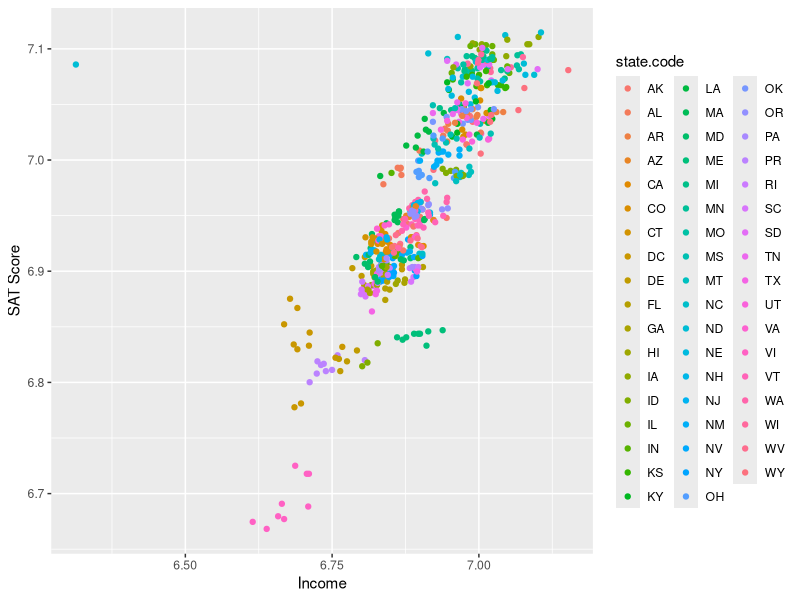
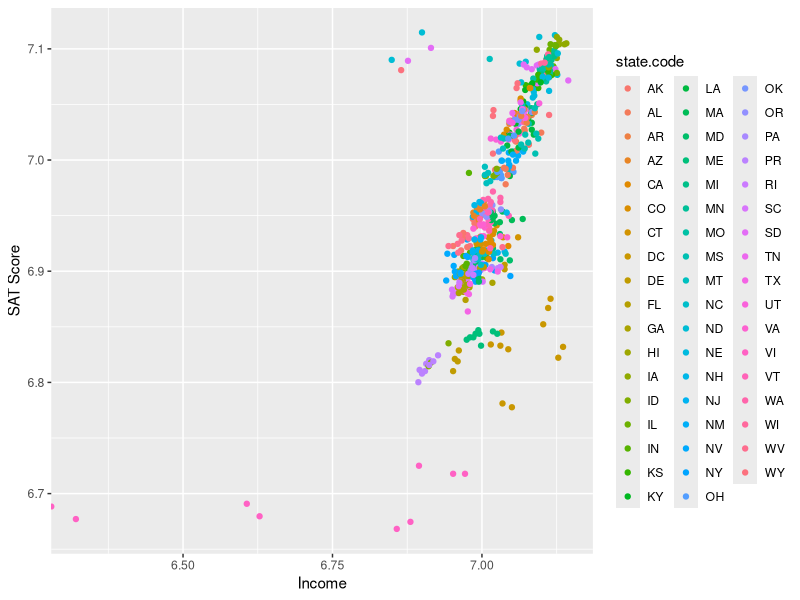
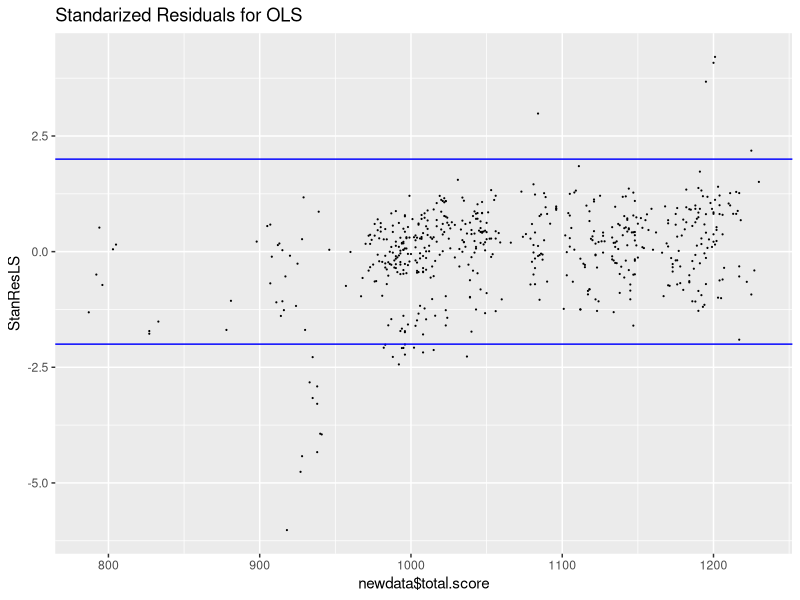

Write R code to recreate these figures, in order.
## ---- chunk 1

library(tidyverse)
school_scores_data_clean <- read_csv("school_scores_data_clean.csv")

colnames(school_scores_data_clean) <- c('year', 'state.code', 'state.name', 'total.math', 'total.testtakers', 'total.verbal', 'arts.music.avggpa', 'arts.music.avgyears', 'english.avggpa', 'english.avgyears', 'foreign.languages.avggpa', 'foreign.languages.avgyears', 'mathematics.avggpa', 'mathematics.avgyears', 'natural.sciences.avggpa', 'natural.sciences.avgyears', 'social.sciences.history.avggpa', 'social.sciences.history.avgyears', 'income.between.20.40k.math', 'income.between.20.40k.testtakers','income.between.20.40k.verbal', 'income.between.40.60k.math', 'income.between.40.60k.testtakers', 'income.between.40.60k.verbal', 'income.between.60.80k.math', 'income.between.60.80k.testtakers','income.between.60.80k.verbal', 'income.between.80.100k.math','income.between.80.100k.testtakers', 'income.between.80.100k.verbal', 'income.less.than.20k.math', 'income.less.than.20k.testtakers', 'income.less.than.20k.verbal', 'income.more.than.100k.math', 'income.more.than.100k.testtakers', 'income.more.than.100k.verbal', 'gpa.aminus.math', 'gpa.aminus.testtakers', 'gpa.aminus.verbal', 'gpa.aplus.math', 'gpa.aplus.testtakers', 'gpa.aplus.verbal', 'gpa.a.math', 'gpa.a.testtakers', 'gpa.a.verbal', 'gpa.b.math', 'gpa.b.testtakers', 'gpa.b.verbal', 'gpa.c.math', 'gpa.c.testtakers', 'gpa.c.verbal', 'gpa.d.or.lower.math', 'gpa.d.or.lower.testtakers', 'gpa.d.or.lower.verbal', 'gpa.no.response.math', 'gpa.no.response.testtakers', 'gpa.no.response.verbal', 'gender.female.math','gender.female.testtakers', 'gender.female.verbal', 'gender.male.math', 'gender.male.testtakers', 'gender.male.verbal', 'score.between.200.to.300.math.females', 'score.between.200.to.300.math.males', 'score.between.200.to.300.math.total', 'score.between.200.to.300.verbal.females', 'score.between.200.to.300.verbal.males', 'score.between.200.to.300.verbal.total', 'score.between.300.to.400.math.females', 'score.between.300.to.400.math.males', 'score.between.300.to.400.math.total', 'score.between.300.to.400.verbal.females', 'score.between.300.to.400.verbal.males', 'score.between.300.to.400.verbal.total', 'score.between.400.to.500.math.females', 'score.between.400.to.500.math.males', 'score.between.400.to.500.math.total', 'score.between.400.to.500.verbal.females', 'score.between.400.to.500.verbal.males', 'score.between.400.to.500.verbal.total', 'score.between.500.to.600.math.females', 'score.between.500.to.600.math.males', 'score.between.500.to.600.math.total', 'score.between.500.to.600.verbal.females', 'score.between.500.to.600.verbal.males', 'score.between.500.to.600.verbal.total', 'score.between.600.to.700.math.females', 'score.between.600.to.700.math.males', 'score.between.600.to.700.math.total', 'score.between.600.to.700.verbal.females', 'score.between.600.to.700.verbal.males', 'score.between.600.to.700.verbal.total', 'score.between.700.to.800.math.females', 'score.between.700.to.800.math.males', 'score.between.700.to.800.math.total', 'score.between.700.to.800.verbal.females', 'score.between.700.to.800.verbal.males', 'score.between.700.to.800.verbal.total')

newdata <- school_scores_data_clean %>% mutate(total.score = total.math + total.verbal) %>% 
  mutate(income.between.20.40k = income.between.20.40k.math + income.between.20.40k.verbal) %>%
  mutate(income.between.40.60k = income.between.40.60k.math + income.between.40.60k.verbal) %>%
  mutate(income.between.60.80k = income.between.60.80k.math + income.between.60.80k.verbal) %>%
  mutate(income.between.80.100k = income.between.80.100k.math + income.between.80.100k.verbal) %>%
  mutate(income.less.than.20k = income.less.than.20k.math + income.less.than.20k.verbal) %>%
  mutate(income.more.than.100k = income.more.than.100k.math + income.more.than.100k.verbal)
  
## ---- chunk 2

m.ols <- lm(total.score ~ newdata$income.between.20.40k + newdata$income.between.40.60k + newdata$income.between.60.80k + newdata$income.between.80.100k + newdata$income.less.than.20k + newdata$income.more.than.100k, data = newdata)
summary(m.ols)
  
## ---- chunk 3
data <- newdata

ggplot(data) + geom_point(aes(x = log(income.between.20.40k), y = log(total.score), col = state.code)) + labs(x = "Income", y = "SAT Score")
## ---- chunk 4

data <- newdata

ggplot(data) + geom_point(aes(x = log(income.more.than.100k), y = log(total.score), col = state.code)) + labs(x = "Income", y = "SAT Score")

# in both of these plots we see a strong relationship between log(income) and log(total SAT score)
## ---- chunk 5

StanResLS <- rstandard(m.ols)
dataLS <- data.frame(newdata$total.score,StanResLS)
ggplot(dataLS, aes(x= newdata$total.score, y=StanResLS)) + geom_point(size = 0.1) +
geom_hline(yintercept=2,color='blue') + geom_hline(yintercept=-2, color='blue') +
ggtitle("Standarized Residuals for OLS")
  
